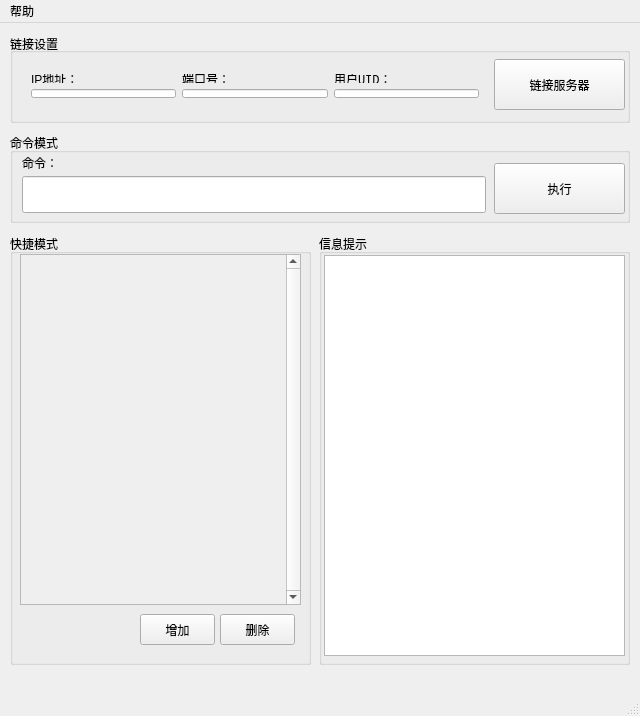
<?xml version="1.0" encoding="UTF-8"?>
<ui version="4.0">
 <class>GMToolsClass</class>
 <widget class="QMainWindow" name="GMToolsClass">
  <property name="geometry">
   <rect>
    <x>0</x>
    <y>0</y>
    <width>640</width>
    <height>716</height>
   </rect>
  </property>
  <property name="minimumSize">
   <size>
    <width>0</width>
    <height>0</height>
   </size>
  </property>
  <property name="cursor">
   <cursorShape>PointingHandCursor</cursorShape>
  </property>
  <property name="windowTitle">
   <string>GMTools</string>
  </property>
  <property name="windowOpacity">
   <double>8.000000000000000</double>
  </property>
  <property name="styleSheet">
   <string notr="true">font: 9pt &quot;Courier New&quot;;</string>
  </property>
  <widget class="QWidget" name="centralWidget">
   <widget class="QGroupBox" name="groupBox">
    <property name="geometry">
     <rect>
      <x>10</x>
      <y>10</y>
      <width>620</width>
      <height>90</height>
     </rect>
    </property>
    <property name="title">
     <string>链接设置</string>
    </property>
    <property name="alignment">
     <set>Qt::AlignLeading|Qt::AlignLeft|Qt::AlignVCenter</set>
    </property>
    <property name="flat">
     <bool>false</bool>
    </property>
    <property name="checkable">
     <bool>false</bool>
    </property>
    <widget class="QWidget" name="layoutWidget">
     <property name="geometry">
      <rect>
       <x>10</x>
       <y>30</y>
       <width>470</width>
       <height>46</height>
      </rect>
     </property>
     <layout class="QHBoxLayout" name="horizontalLayout">
      <item>
       <layout class="QVBoxLayout" name="verticalLayout">
        <item>
         <widget class="QLabel" name="label">
          <property name="text">
           <string>IP地址：</string>
          </property>
         </widget>
        </item>
        <item>
         <widget class="QLineEdit" name="lineEdit_ip"/>
        </item>
       </layout>
      </item>
      <item>
       <layout class="QVBoxLayout" name="verticalLayout_2">
        <item>
         <widget class="QLabel" name="label_2">
          <property name="text">
           <string>端口号：</string>
          </property>
         </widget>
        </item>
        <item>
         <widget class="QLineEdit" name="lineEdit_port">
          <property name="text">
           <string/>
          </property>
         </widget>
        </item>
       </layout>
      </item>
      <item>
       <layout class="QVBoxLayout" name="verticalLayout_3">
        <item>
         <widget class="QLabel" name="label_3">
          <property name="font">
           <font>
            <family>Courier New</family>
            <pointsize>9</pointsize>
            <weight>50</weight>
            <italic>false</italic>
            <bold>false</bold>
           </font>
          </property>
          <property name="autoFillBackground">
           <bool>false</bool>
          </property>
          <property name="text">
           <string>用户UID：</string>
          </property>
         </widget>
        </item>
        <item>
         <widget class="QLineEdit" name="lineEdit_uid"/>
        </item>
       </layout>
      </item>
     </layout>
    </widget>
    <widget class="QPushButton" name="top_btn_connect">
     <property name="geometry">
      <rect>
       <x>484</x>
       <y>26</y>
       <width>131</width>
       <height>51</height>
      </rect>
     </property>
     <property name="text">
      <string>链接服务器</string>
     </property>
    </widget>
   </widget>
   <widget class="QGroupBox" name="groupBox_2">
    <property name="geometry">
     <rect>
      <x>10</x>
      <y>110</y>
      <width>620</width>
      <height>90</height>
     </rect>
    </property>
    <property name="title">
     <string>命令模式</string>
    </property>
    <widget class="QPushButton" name="center_btn_commit">
     <property name="geometry">
      <rect>
       <x>484</x>
       <y>30</y>
       <width>131</width>
       <height>51</height>
      </rect>
     </property>
     <property name="text">
      <string>执行</string>
     </property>
    </widget>
    <widget class="QLineEdit" name="center_lineEdit">
     <property name="enabled">
      <bool>true</bool>
     </property>
     <property name="geometry">
      <rect>
       <x>12</x>
       <y>43</y>
       <width>464</width>
       <height>37</height>
      </rect>
     </property>
    </widget>
    <widget class="QLabel" name="label_4">
     <property name="geometry">
      <rect>
       <x>12</x>
       <y>22</y>
       <width>36</width>
       <height>16</height>
      </rect>
     </property>
     <property name="font">
      <font>
       <family>Courier New</family>
       <pointsize>9</pointsize>
       <weight>50</weight>
       <italic>false</italic>
       <bold>false</bold>
      </font>
     </property>
     <property name="text">
      <string>命令：</string>
     </property>
    </widget>
    <zorder>center_lineEdit</zorder>
    <zorder>label_4</zorder>
    <zorder>center_btn_commit</zorder>
   </widget>
   <widget class="QGroupBox" name="groupBox_3">
    <property name="geometry">
     <rect>
      <x>10</x>
      <y>211</y>
      <width>301</width>
      <height>431</height>
     </rect>
    </property>
    <property name="title">
     <string>快捷模式</string>
    </property>
    <widget class="QScrollArea" name="bottom_scroll_area">
     <property name="geometry">
      <rect>
       <x>10</x>
       <y>20</y>
       <width>281</width>
       <height>351</height>
      </rect>
     </property>
     <property name="verticalScrollBarPolicy">
      <enum>Qt::ScrollBarAlwaysOn</enum>
     </property>
     <property name="horizontalScrollBarPolicy">
      <enum>Qt::ScrollBarAlwaysOff</enum>
     </property>
     <property name="sizeAdjustPolicy">
      <enum>QAbstractScrollArea::AdjustIgnored</enum>
     </property>
     <property name="widgetResizable">
      <bool>true</bool>
     </property>
     <widget class="QWidget" name="botton_scorill_area_widget">
      <property name="geometry">
       <rect>
        <x>0</x>
        <y>0</y>
        <width>262</width>
        <height>349</height>
       </rect>
      </property>
     </widget>
    </widget>
    <widget class="QPushButton" name="bottom_btn_del">
     <property name="geometry">
      <rect>
       <x>210</x>
       <y>380</y>
       <width>75</width>
       <height>31</height>
      </rect>
     </property>
     <property name="text">
      <string>删除</string>
     </property>
    </widget>
    <widget class="QPushButton" name="bottom_btn_add">
     <property name="geometry">
      <rect>
       <x>130</x>
       <y>380</y>
       <width>75</width>
       <height>31</height>
      </rect>
     </property>
     <property name="text">
      <string>增加</string>
     </property>
    </widget>
   </widget>
   <widget class="QGroupBox" name="groupBox_4">
    <property name="geometry">
     <rect>
      <x>319</x>
      <y>211</y>
      <width>311</width>
      <height>431</height>
     </rect>
    </property>
    <property name="title">
     <string>信息提示</string>
    </property>
    <property name="flat">
     <bool>false</bool>
    </property>
    <widget class="QListWidget" name="bottom_listWidget">
     <property name="geometry">
      <rect>
       <x>5</x>
       <y>21</y>
       <width>301</width>
       <height>401</height>
      </rect>
     </property>
    </widget>
   </widget>
  </widget>
  <widget class="QMenuBar" name="menuBar">
   <property name="geometry">
    <rect>
     <x>0</x>
     <y>0</y>
     <width>640</width>
     <height>21</height>
    </rect>
   </property>
   <property name="defaultUp">
    <bool>false</bool>
   </property>
   <property name="nativeMenuBar">
    <bool>false</bool>
   </property>
   <widget class="QMenu" name="menu">
    <property name="title">
     <string>帮助</string>
    </property>
    <addaction name="separator"/>
    <addaction name="btn_help"/>
    <addaction name="separator"/>
    <addaction name="btn_about"/>
   </widget>
   <addaction name="menu"/>
  </widget>
  <widget class="QStatusBar" name="statusBar"/>
  <action name="btn_help">
   <property name="text">
    <string>使用说明</string>
   </property>
  </action>
  <action name="action">
   <property name="text">
    <string>关于GMTool</string>
   </property>
  </action>
  <action name="btn_about">
   <property name="text">
    <string>关于GMTool</string>
   </property>
  </action>
 </widget>
 <layoutdefault spacing="6" margin="11"/>
 <resources>
  <include location="gmtools.qrc"/>
 </resources>
 <connections/>
</ui>
